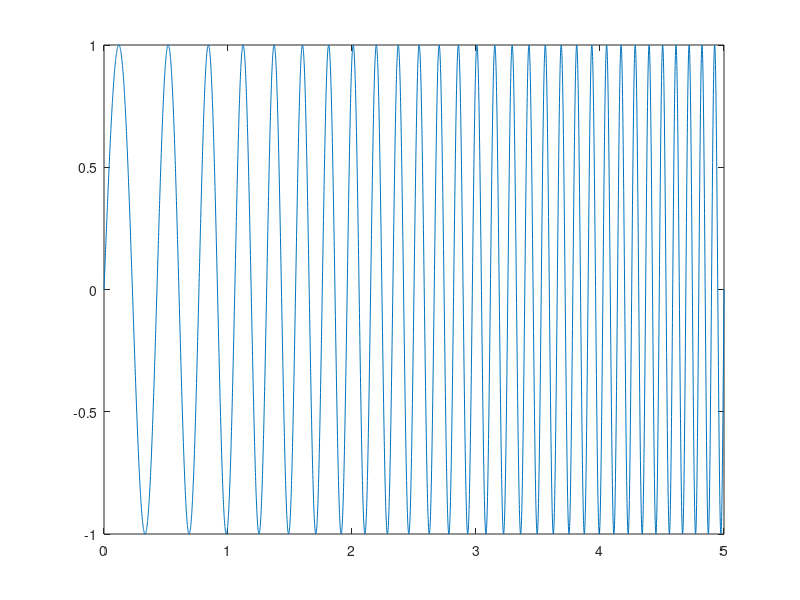

Write MATLAB code to recreate this figure.
t = [0:.001:5];
n = length(t)
f = [2 10];                     #frequencies in Hz
ff = linspace(f(1),f(2)*mean(f)/f(2),n); # doesn't it f(2)*mean(f)/f(2) return the exct same as mean(f)??

swave = sin(2*pi.*ff.*t);
clf
plot(t,swave)
